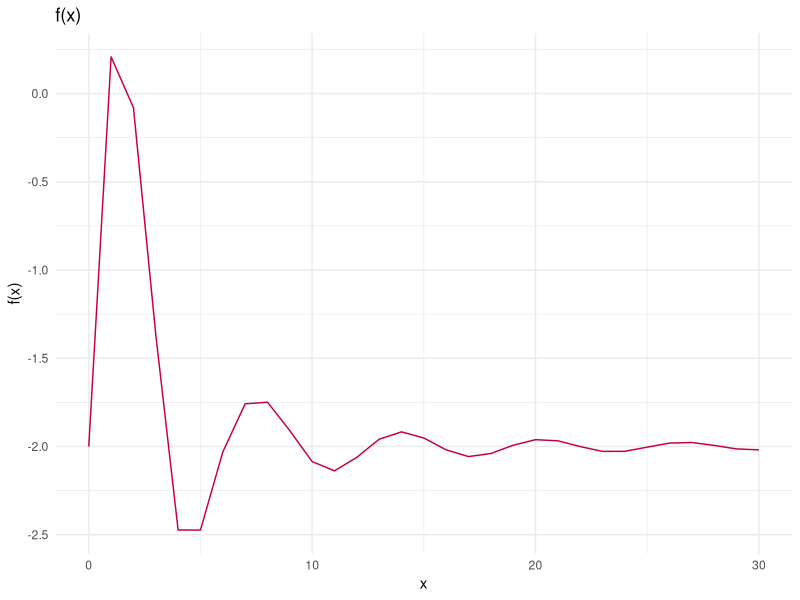
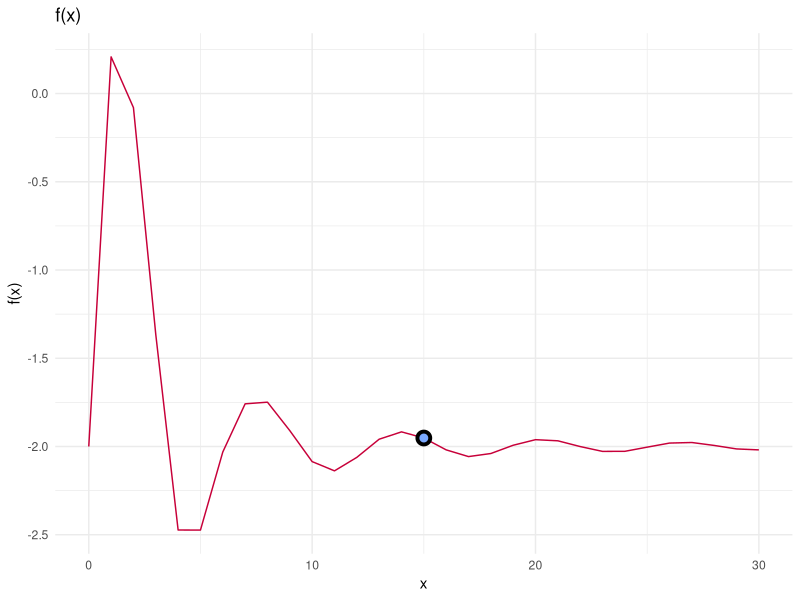
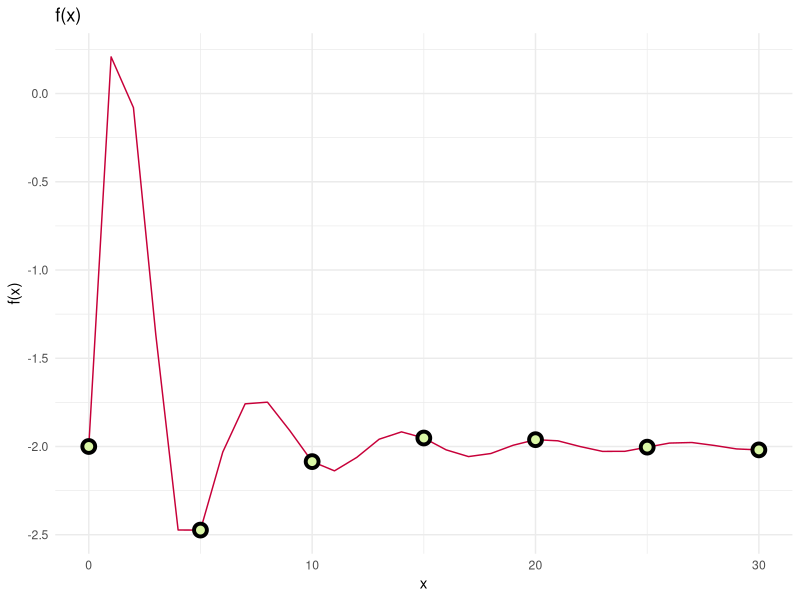
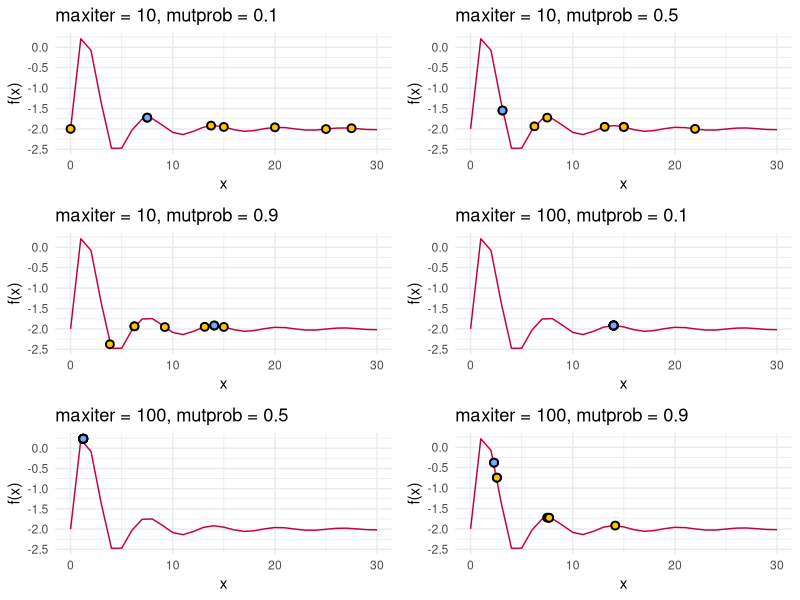

Source code (R) for these figures, in order:
## ---- chunk 1
knitr::opts_chunk$set(echo = TRUE, cache = TRUE, include = TRUE, eval = TRUE)
library(ggplot2)
library(knitr)
library(gridExtra)
## ---- chunk 2

f = function(x) {
  left = x^2/exp(x)
  exponent = (-9*sin(x))/(x^2+x+1)
  right = 2*exp(exponent)
  return(left-right)
}

## ---- chunk 3

crossover = function(x, y) return((x+y)/2)

## ---- chunk 4

mutate = function(x) return((x^2)%%30)

## ---- chunk 5

sequence = seq(from = 0, to = 30, by = 1)
f.sequence. = f(sequence)
df = data.frame(sequence, f.sequence.)

ggplot(df) +
  geom_line(aes(x = sequence, y = f.sequence.), color = "#C70039") +
  labs(title = "f(x)", y = "f(x)", x = "x") +
  theme_minimal()

## ---- chunk 6

print(sequence[which.max(f.sequence.)])

## ---- chunk 7

print(max(f.sequence.))

## ---- chunk 8

X = seq(from = 0, to = 30, by = 5)

## ---- chunk 9

Values = f(X)

## ---- chunk 10

genetic = function(X, Values, maxiter = 100, mutprob = 0.05) {

  best_individual = NaN
  
  for (i in 1:maxiter) {
    
    # 1)
    parents = sample(1:length(X), size = 2)
    
    # 2) I don't know why we should order here!?
    victim = which.min(Values)
    
    # 3)
    child = crossover(X[parents][1], X[parents][2])
    if (mutprob > runif(n = 1, min = 0, max = 1)) {
      child= (mutate(child))
    }
    
    # 4)
    X[victim] = child
    Values[victim] = f(child)
    
    # 5)
    best_index = which.max(Values)
    best_individual = list(cx = X[best_index], cy = Values[best_index])
  }
  return(list(best = best_individual, population = X))
}

best_individual = genetic(X, Values, 100, 0.05)$best

## ---- chunk 11

df = data.frame(sequence, f.sequence.)
best_individual = as.data.frame(best_individual)

ggplot(df) +
  geom_line(aes(x = sequence, y = f.sequence.), color = "#C70039") +
  geom_point(aes(x = cx, y = cy ), data = best_individual, color = "black",
            fill = "#7BA9FF", shape = 21, size = 3, stroke = 2) +
  labs(title = "f(x)", y = "f(x)", x = "x") +
  theme_minimal()

## ---- chunk 12

df = data.frame(sequence, f.sequence.)
initial.population = data.frame(X, Values)

ggplot(df) +
  geom_line(aes(x = sequence, y = f.sequence.), color = "#C70039") +
  geom_point(aes(x = X, y = Values ), data = initial.population, color = "black",
            fill = "#DAF7A6", shape = 21, size = 3, stroke = 2) +
  labs(title = "f(x)", y = "f(x)", x = "x") +
  theme_minimal()

## ---- chunk 13

set.seed(12345)

genetic1 = genetic(X, Values, 10, 0.1)
genetic2 = genetic(X, Values, 10, 0.5)
genetic3 = genetic(X, Values, 10, 0.9)
genetic4 = genetic(X, Values, 100, 0.1)
genetic5 = genetic(X, Values, 100, 0.5)
genetic6 = genetic(X, Values, 100, 0.9)

population1 = data.frame(genetic1$population, f(genetic1$population))
best1 = as.data.frame(genetic1$best)

population2 = data.frame(genetic2$population, f(genetic2$population))
best2 = as.data.frame(genetic2$best)

population3 = data.frame(genetic3$population, f(genetic3$population))
best3 = as.data.frame(genetic3$best)

population4 = data.frame(genetic4$population, f(genetic4$population))
best4 = as.data.frame(genetic4$best)

population5 = data.frame(genetic5$population, f(genetic5$population))
best5 = as.data.frame(genetic5$best)

population6 = data.frame(genetic6$population, f(genetic6$population))
best6 = as.data.frame(genetic6$best)

p1 = ggplot(df) +
  geom_line(aes(x = sequence, y = f.sequence.), color = "#C70039") +
  geom_point(aes(x = genetic1.population, y = f.genetic1.population.), data = population1, color = "black",
            fill = "#FFC300", shape = 21, size = 2, stroke = 1) +
  geom_point(aes(x = cx, y = cy), data = best1, color = "black",
            fill = "#7BA9FF", shape = 21, size = 2, stroke = 1) +
  labs(title = "maxiter = 10, mutprob = 0.1", y = "f(x)", x = "x") +
  theme_minimal()

p2 = ggplot(df) +
  geom_line(aes(x = sequence, y = f.sequence.), color = "#C70039") +
  geom_point(aes(x = genetic2.population, y = f.genetic2.population.), data = population2, color = "black",
            fill = "#FFC300", shape = 21, size = 2, stroke = 1) +
  geom_point(aes(x = cx, y = cy), data = best2, color = "black",
            fill = "#7BA9FF", shape = 21, size = 2, stroke = 1) +
  labs(title = "maxiter = 10, mutprob = 0.5", y = "f(x)", x = "x") +
  theme_minimal()

p3 = ggplot(df) +
  geom_line(aes(x = sequence, y = f.sequence.), color = "#C70039") +
  geom_point(aes(x = genetic3.population, y = f.genetic3.population.), data = population3, color = "black",
            fill = "#FFC300", shape = 21, size = 2, stroke = 1) +
  geom_point(aes(x = cx, y = cy), data = best3, color = "black",
            fill = "#7BA9FF", shape = 21, size = 2, stroke = 1) +
  labs(title = "maxiter = 10, mutprob = 0.9", y = "f(x)", x = "x") +
  theme_minimal()

p4 = ggplot(df) +
  geom_line(aes(x = sequence, y = f.sequence.), color = "#C70039") +
  geom_point(aes(x = genetic4.population, y = f.genetic4.population.), data = population4, color = "black",
            fill = "#FFC300", shape = 21, size = 2, stroke = 1) +
  geom_point(aes(x = cx, y = cy), data = best4, color = "black",
            fill = "#7BA9FF", shape = 21, size = 2, stroke = 1) +
  labs(title = "maxiter = 100, mutprob = 0.1", y = "f(x)", x = "x") +
  theme_minimal()

p5 = ggplot(df) +
  geom_line(aes(x = sequence, y = f.sequence.), color = "#C70039") +
  geom_point(aes(x = genetic5.population, y = f.genetic5.population.), data = population5, color = "black",
            fill = "#FFC300", shape = 21, size = 2, stroke = 1) +
  geom_point(aes(x = cx, y = cy), data = best5, color = "black",
            fill = "#7BA9FF", shape = 21, size = 2, stroke = 1) +
  labs(title = "maxiter = 100, mutprob = 0.5", y = "f(x)", x = "x") +
  theme_minimal()

p6 = ggplot(df) +
  geom_line(aes(x = sequence, y = f.sequence.), color = "#C70039") +
  geom_point(aes(x = genetic6.population, y = f.genetic6.population.), data = population6, color = "black",
            fill = "#FFC300", shape = 21, size = 2, stroke = 1) +
  geom_point(aes(x = cx, y = cy), data = best6, color = "black",
            fill = "#7BA9FF", shape = 21, size = 2, stroke = 1) +
  labs(title = "maxiter = 100, mutprob = 0.9", y = "f(x)", x = "x") +
  theme_minimal()

grid.arrange(p1, p2, p3, p4, p5, p6, nrow = 3)

